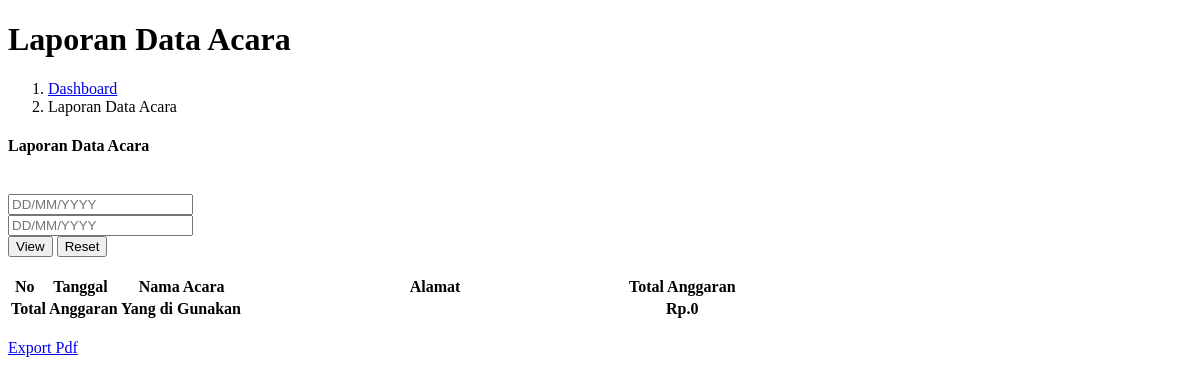
The page /admin/lap_acara.php on the database as committed earlier.
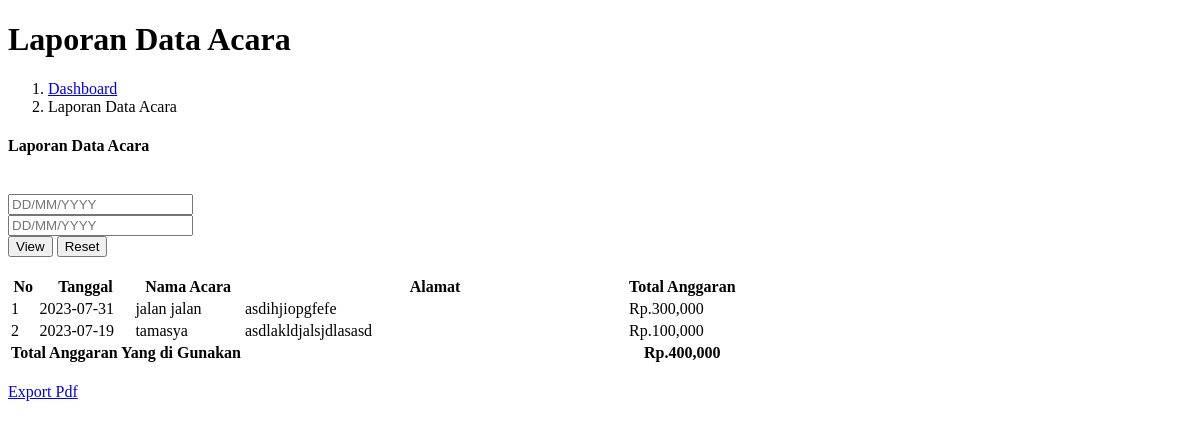
The same page on the database as committed later.
### tables this page shows
CREATE TABLE `trx` (
  `id_trx` int(11) NOT NULL,
  `id_user` int(11) NOT NULL,
  `jml_trx` varchar(255) NOT NULL,
  `keterangan` varchar(255) NOT NULL,
  `status_trx` varchar(255) NOT NULL,
  `tgl` date NOT NULL
);

CREATE TABLE `acara` (
  `id_acara` int(11) NOT NULL,
  `id_trx` int(11) NOT NULL,
  `nama_acara` varchar(255) NOT NULL,
  `tempat_acara` varchar(255) NOT NULL
);

### admin/lap_acara.php (the view, shortened to what this page needs)
<!DOCTYPE html>
<html>
<head>
</head>
<body>
	<div class="container">
		<div class="pagetitle">
			<h1 class="mb-1">Laporan Data Acara</h1>
			<nav>
				<ol class="breadcrumb">
					<li class="breadcrumb-item"><a href="?url=dashboard">Dashboard</a></li>
					<li class="breadcrumb-item active">Laporan Data Acara</li>
				</ol>
			</nav>
		</div>
		<div class="row">
			<div class="card">
				<div class="card-header">
					<h4>Laporan Data Acara</h4>
				</div>
				<br>
				<div class="col-md-12 mt-3">
					<form method="POST" class="form-inline">
						<div class="row">
							<div class="col-md-2">
								<input id="dateacara1" type="text" name="tgl_mulai" class="form-control mb-2" placeholder="DD/MM/YYYY">
							</div>
							<div class="col-md-2">
								<input id="dateacara2" type="text" name="tgl_selesai" class="form-control ml-3 mb-2" placeholder="DD/MM/YYYY">
							</div>
							<div class="col-md-4">
								<button type="submit" name="filter" class="btn btn-primary ml-3">View</button>
								<button type="reset" class="btn btn-danger ml-3"> Reset</button>
							</div>
						</form>
					</div>
				</div>
				<br>
				<table id="example" class="table table-hover">
					<thead>
						<tr>
							<th>No</th>
							<th>Tanggal</th>
							<th>Nama Acara</th>
							<th style="width:380px" >Alamat</th>
							<th>Total Anggaran</th>
							<th></th>
						</tr>
					</thead>
					<tbody>
						<?php
						require '../config/config.php';
						$bulan =  date('m', strtotime(date('Y-m-d')));
						if(isset($_POST['filter'])){
							$mulai = $_POST['tgl_mulai'];
							$selesai = $_POST['tgl_selesai'];
							$newMulai  =  date( "Ymd" ,  strtotime ( $mulai ));
							$newSelesai  =  date( "Ymd" ,  strtotime ( $selesai ));
							if ($mulai!=null || $selesai!=null ) {
								$sql=mysqli_query($koneksi,"select * from trx inner join users on users.id_user = trx.id_user
								inner join acara on acara.id_trx = trx.id_trx and  tgl between '$newMulai' and '$newSelesai'  where trx.id_trx NOT IN (
									SELECT id_trx from trx where keterangan = 'saldo_awal'
								   ) and trx.id_trx NOT IN (
									SELECT id_trx from trx where keterangan = 'saldo_masuk'
								   )   order by tgl desc");
                                   $sql3 = mysqli_query($koneksi, "select sum(jml_trx) as total from trx inner join acara on acara.id_trx = trx.id_trx and keterangan='saldo_keluar' and  tgl between '$newMulai' and '$newSelesai' ");
							} else {
								$sql=mysqli_query($koneksi,"select * from trx inner join users on users.id_user = trx.id_user
								inner join acara on acara.id_trx = trx.id_trx and month(trx.tgl)='$bulan' order by tgl desc");
							}
						} else {
							$sql=mysqli_query($koneksi,"select * from trx inner join users on users.id_user = trx.id_user
							inner join acara on acara.id_trx = trx.id_trx   where trx.id_trx NOT IN (
								SELECT id_trx from trx where keterangan = 'saldo_awal'
							   ) and trx.id_trx NOT IN (
								SELECT id_trx from trx where keterangan = 'saldo_masuk'
							   )  order by tgl desc");
							$sql3 = mysqli_query($koneksi, "select sum(jml_trx) as total from trx inner join acara on acara.id_trx = trx.id_trx and keterangan='saldo_keluar' and month(trx.tgl)='$bulan'");
						}
						$no=1;
						$total = 0;
						while ($data=mysqli_fetch_array($sql)) {
								 while ($data2=mysqli_fetch_array($sql3)) {
									  $total = $data2['total'];
								 }
					 ?>
							<tr>
								<td><?= $no++; ?></td>
								<td><?= $data['tgl']; ?></td>
								<td><?= $data['nama_acara']; ?></td>
								<td><?= $data['tempat_acara']; ?></td>
								<td>Rp.<?= number_format($data['jml_trx']); ?></td>
								<td>
								</td>
							</tr>
						<?php
					}
					 ?>
					</tbody>
					<tfoot>
						<tr>
							<th colspan="3">Total Anggaran Yang di Gunakan</th>
							<th></th>
							<th>Rp.<?= number_format($total); ?></th>
							<th></th>
						</tr>
					</tfoot>
				</table>
				<br>
				<div class="row">
					<div class="col-lg-6">
						<a href="lap_acara_pdf2.php?tgl_mulai=<?php echo $_POST['tgl_mulai']; ?>&&tgl_selesai=<?php echo $_POST['tgl_selesai']; ?>" target="_blank" class="btn btn-primary">
							<span class="text">Export Pdf</span>
						</a>
					</div>
				</div>
				<br>
			</div>
		</div>
</body>
</html>

Rows that differ between the two databases and show on the page:
added trx: tgl "2023-07-31", acara.nama_acara "jalan jalan", acara.tempat_acara "asdihjiopgfefe", jml_trx "300,000"
added trx: tgl "2023-07-19", acara.nama_acara "tamasya", acara.tempat_acara "asdlakldjalsjdlasasd", jml_trx "100,000"
Other text that changed with them:
$total: "0" → "400,000"
